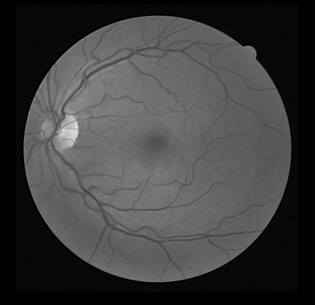
#> input picture 3. Testing/CLAHE/clahe.PNG, 315 x 305 px, found by its file name
$ python clahe_test.py
#> lines starting #> are read from the running program, lines starting #| are printed output that depends on the picture
import numpy as np
import cv2

img = cv2.imread('clahe.png',0)
#> img is the input picture: shape (305, 315); min 0, max 226, mean 62.4
# create a CLAHE object (Arguments are optional).
clahe = cv2.createCLAHE(clipLimit=2.0, tileGridSize=(8,8))
cl1 = clahe.apply(img)
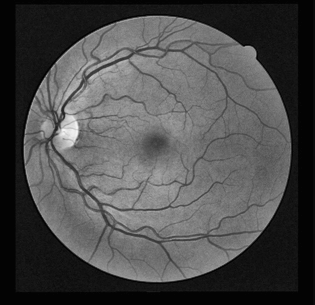
#> cl1: shape (305, 315); min 2, max 244, mean 75.7
cv2.imwrite('clahe_2.jpg',cl1)

cv2.imshow('img',cl1)
cv2.waitKey(0)
cv2.destroyAllWindows
